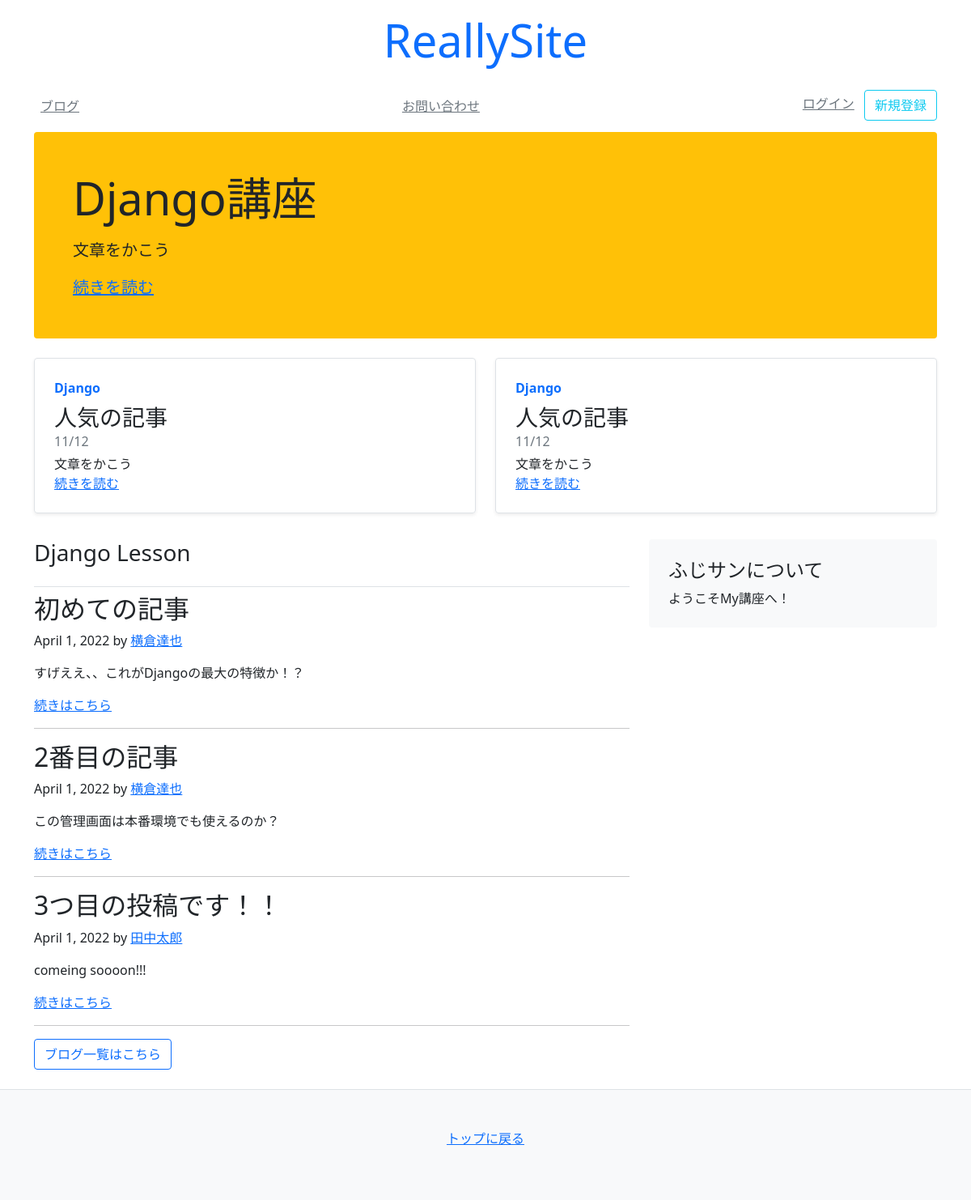
Before: / with the older database file.
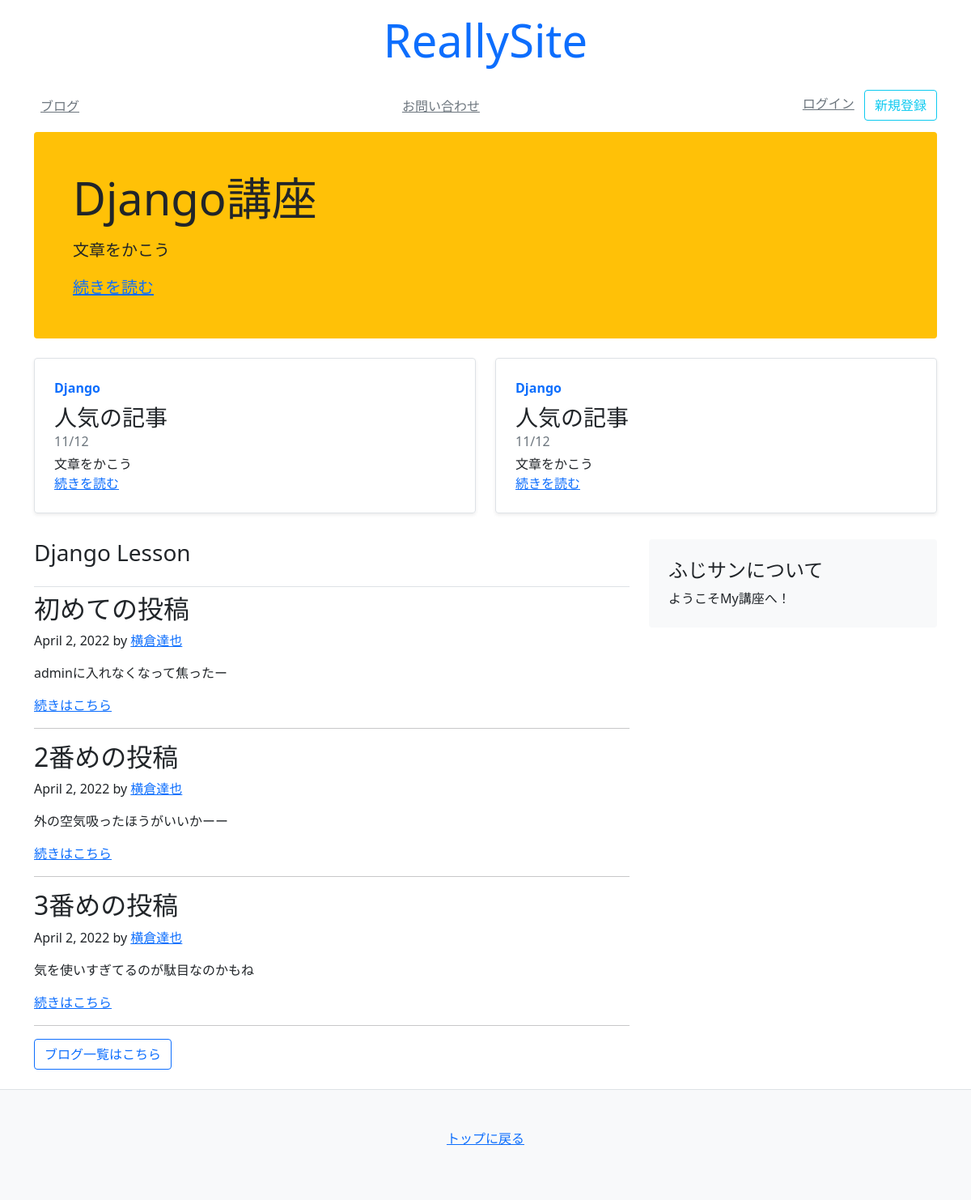
After: the same page with the newer database file.
### blog/models.py (models this page shows)
class Article(models.Model):
    title = models.CharField(default="", max_length=30)
    text = models.TextField(default="")
    author = models.CharField(default="", max_length=30)
    created_at = models.DateField(auto_now_add=True)
    updated_at = models.DateField(auto_now=True)

### mysite/views.py (the view)
# urls.py: path('', views.index),
def index(request):
    objs = Article.objects.all()[:3]
    context = {
        'title': 'Really site!!',
        'articles': objs,
    }
    return render(request, 'mysite/index.html', context)

### templates/mysite/index.html
{% extends 'mysite/base.html' %} {% block content %}
<div class="container">
  <div class="p-4 p-md-5 mb-4 rounded bg-warning">
    <div class="col-md-6 px-0">
      <h1 class="display-4 font-italic">Django講座</h1>
      <p class="lead my-3">文章をかこう</p>
      <p class="lead mb-0">
        <a href="#" class="font-weight-bold">続きを読む</a>
      </p>
    </div>
  </div>
  <div class="row mb-2">
    <div class="col-md-6">
      <div
        class="row g-0 border rounded overflow-hidden flex-md-row mb-4 shadow-sm h-md-250 position-relative"
      >
        <div class="col p-4 d-flex flex-column position-static">
          <strong class="d-inline-block mb-2 text-primary">Django</strong>
          <h3 class="mb-0">人気の記事</h3>
          <div class="mb-1 text-muted">11/12</div>
          <p class="card-text mb-auto">文章をかこう</p>
          <a href="#" class="stretched-link">続きを読む</a>
        </div>
      </div>
    </div>
    <div class="col-md-6">
      <div
        class="row g-0 border rounded overflow-hidden flex-md-row mb-4 shadow-sm h-md-250 position-relative"
      >
        <div class="col p-4 d-flex flex-column position-static">
          <strong class="d-inline-block mb-2 text-primary">Django</strong>
          <h3 class="mb-0">人気の記事</h3>
          <div class="mb-1 text-muted">11/12</div>
          <p class="card-text mb-auto">文章をかこう</p>
          <a href="#" class="stretched-link">続きを読む</a>
        </div>
      </div>
    </div>
  </div>
</div>
<main class="container">
  <div class="row">
    <div class="col-md-8">
      <h3 class="pb-4 font-italic border-bottom">Django Lesson</h3>
      {% for obj in articles %}
      <div class="blog-post">
        <h2 class="blog-post-title">{{ obj.title }}</h2>
        <p class="blog-post-meta">
          {{ obj.created_at }} by
          <a href="#">{{ obj.author }}</a>
        </p>
        <p>{{ obj.text }}</p>
        <a href="/blog/{{obj.id}}">続きはこちら</a>
      </div>
      <hr />
      {% endfor %}
      <nav class="blog-pagination">
        <a class="btn btn-outline-primary" href="/blog">ブログ一覧はこちら</a>
      </nav>
    </div>
    {% include 'mysite/snippets/sidebar.html' %}
  </div>
</main>
{% endblock %}

### templates/mysite/base.html (shortened to what this page needs)
<!DOCTYPE html>
<html lang="ja">
  <head>
    {% include 'mysite/snippets/head.html' %}
  </head>
  <body>
    {% include 'mysite/snippets/header.html' %}
    {% block content %} {% endblock %}
    {% include 'mysite/snippets/footer.html' %}
  </body>
</html>

### templates/mysite/snippets/head.html (shortened to what this page needs)
<link
  rel="stylesheet"
  href="https://stackpath.bootstrapcdn.com/bootstrap/5.0.0-alpha1/css/bootstrap.min.css"
/>

### templates/mysite/snippets/header.html
<div class="container">
  <header class="py-3">
    <div class="row flex-nowrap justify-content-center align-item-center">
      <div class="col-4 text-center">
        <h1 class="display-4 font-italic">
          <a href="/" class="text-decoration-none">ReallySite</a>
        </h1>
      </div>
    </div>
  </header>
  <div class="py-1 mb-2">
    <nav class="nav d-flex justify-content-between">
      <a class="p-2 link-secondary" href="/blog">ブログ</a>
      <a class="p-2 link-secondary" href="#">お問い合わせ</a>
      {% if user.is_authenticated %}
      <a class="p-2 link-secondary" href="/logout/">ログアウト</a>
      {% else %}
      <div>
        <a class="p-2 link-secondary" href="/login/">ログイン</a>
        <a class="btn btn-outline-info" href="/signup/">新規登録</a>
      </div>
      {% endif %}
    </nav>
  </div>
</div>

### templates/mysite/snippets/sidebar.html
<aside class="col-md-4">
  <div class="p-4 mb-3 bg-light rounded">
    <h4 class="font-italic">ふじサンについて</h4>
    <p class="mb-0">ようこそMy講座へ！</p>
  </div>
</aside>

### templates/mysite/snippets/footer.html (shortened to what this page needs)
<footer class="border-top py-5 text-center bg-light mt-4">
  <p>
    <a href="/">トップに戻る</a>
  </p>
</footer>

Changed rows visible on the page:
changed Article: title "初めての記事" → "初めての投稿"; created_at "April 1, 2022" → "April 2, 2022"; text "すげええ、、これがDjangoの最大の特徴か！？" → "adminに入れなくなって焦ったー"
changed Article: title "2番目の記事" → "2番めの投稿"; created_at "April 1, 2022" → "April 2, 2022"; text "この管理画面は本番環境でも使えるのか？" → "外の空気吸ったほうがいいかーー"
changed Article: title "3つ目の投稿です！！" → "3番めの投稿"; created_at "April 1, 2022" → "April 2, 2022"; author "田中太郎" → "横倉達也"; text "comeing soooon!!!" → "気を使いすぎてるのが駄目なのかもね"
